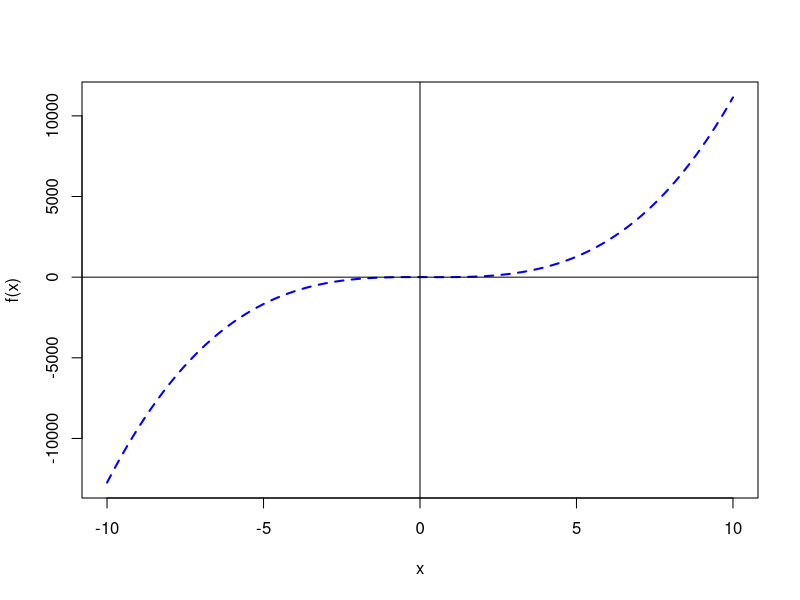

Here is the R script that generated this plot:
####Newton method




####################code#######################


install.packages('numDeriv')


newton.raphson <- function(f, a, b, tol = 1e-5, n = 1000) {
  require(numDeriv) # Package for computing f'(x)
  
  x0 <- a # Set start value to supplied lower bound
  k <- n # Initialize for iteration results
  
  # Check the upper and lower bounds to see if approximations result in 0
  fa <- f(a)
  if (fa == 0.0) {
    return(a)
  }
  
  fb <- f(b)
  if (fb == 0.0) {
    return(b)
  }
  print('x0')
  print(x0)
  for (i in 1:n) {
    print('')
    dx <- genD(func = f, x = x0)$D[1] # First-order derivative f'(x0)
    print('df(xn)=')
    print(dx)
    print('f(xn)=')
    print(f(x0))
    x1 <- x0 - (f(x0) / dx) # Calculate next value x1
    print('xn+1=')
    print(x1)
    print('')
    print('~~~~~~~~~~~')
    
    k[i] <- x1 # Store x1
    # Once the difference between x0 and x1 becomes sufficiently small, output the results.
    if (abs(x1 - x0) < tol) {
      root.approx <- tail(k, n=1)
      res <- list('root approximation' = root.approx, 'iterations' = k)
      print('~~~~~~~~~~~')
      return(res)
    }
    # If Newton-Raphson has not yet reached convergence set x1 as x0 and continue
    x0 <- x1
  }
  print('Too many iterations in method')
}
##########################################


func2 <- function(x) {
   12*x^3-8*x^2-6*x+4
   }




curve(func2, xlim=c(-10,10), col='blue', lwd=2, lty=2, ylab='f(x)')
abline(h=0)
abline(v=0)


newton.raphson(func2, 1.13, 5,1e-17)